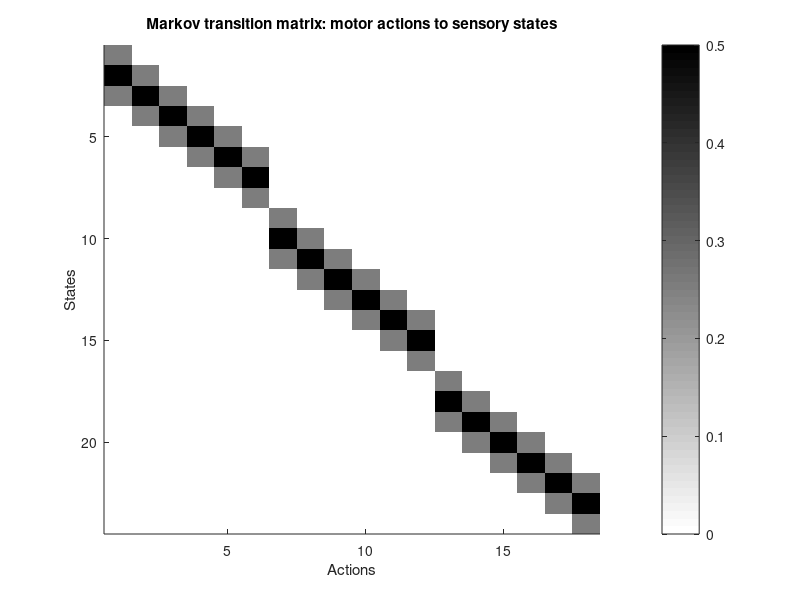

MATLAB code for this plot: (Note: this script raises an error after producing the figure.)
%%% EXPLR_publish %%%
% Model of Exploration in Hearing and Deaf Light-Off (LO) Birds
% Implementation of the model from the supplementary material of the
% manuscript:
% "Deafening causes valence reversal of visual reinforcers of birdsong"
% AT Zai, S Cave-Lopez, M Rolland, N Giret, RHR Hahnloser

% Author: Richard Hahnloser and Anja Zai 2019
% Work address: Institute of Neuroinformatics, Winterthurerstrasse 8057,
% ETH Zurich and University of Zurich
% email: rich@ini.ethz.ch

% Model parameters:
% (capitalized letters in the variable description are used to indicate
% nameing of variables: 'N'umber of 'N'otes = nn)
nn=3; % Number of Notes the bird is singing
kLO=2; % index of note that can trigger LO
na=6; % Number of Actions per note (should be even)
alpha=0.05; % learning rate TD learning
tau=0.99;  % forgetting time constant
verbose=0;

% Simulation parameters:
N=600; % # trials (per note)
do_control=2; % add control condition without LO (0 = only LO, 1 = add control, 2 = remove entropy gain)
nbirds=10; % Number of Birds to simulate and average the result over

% Reward for LO
nR=15; % Number of different Reward values tested (reward value fixed for one  simulation)
rs=-logspace(log10(0.1),log10(100),nR); % reward per LO event
jplot=7; % plot VTA firing for reward # jplot
igC=1e-6; % for constant information gain (obsolete)

% Number of States
nsH=na+2; % Number of States for Hearing bird (per note) corresponding to actual pitch sung
nsD=2; % Number of States for Deaf bird (per note)
nsA=nsH*nn; % total Number of States (for All notes), the last state is the empty state (no sound)

% Sensorimotor model: motor action -> sensory states
h1=zeros(nsH,1); h1(1:3)=[1/4 1/2 1/4]; h2=zeros(na,1); h2(1)=1/4;
wh=toeplitz(h1,h2); w=zeros(nsA,nn*na);
for i=1:nn
    w(1+(i-1)*nsH:i*nsH,1+(i-1)*na:i*na)=wh;
end
transitionAS=cumsum(w,1); % defines Transitions from Action to State (Fig. 4B)
figure(1); clf; imagesc(w);  gg=gray; colormap(gg(end:-1:1,:)); colorbar;
set(gca,'box','off'); xlabel('Actions'); ylabel('States');
title('Markov transition matrix: motor actions to sensory states');

% initialize variable quantifying model simulation
contingenciesH=zeros(nbirds,nR); % contingencies for Hearing birds
contingenciesD=contingenciesH; % same for Deaf birds
VsH=zeros(nR,na*nn); % Value function of States (mean Q values) for Hearing birds
VsD=VsH; % same for Deaf birds
VsallH=zeros(nbirds,nR,na*nn); % mean Value over all actions for Hearing birds
VsallD=VsallH; % same for Deaf
VTAjH=zeros(nn,N); % VTA responses for different notes for specific reward Jplot
VTAjD=VTAjH; % same for Hearing birds
VTAsallplusH=zeros(nn,nbirds); VTAsallminusH=VTAsallplusH;
VTAsallplusD=VTAsallplusH; VTAsallminusD=VTAsallplusH;
LOsH=zeros(1,N); LOsD=LOsH; % keeps track of LO (=1) or no LO (=0)

for c=1:do_control+1
    if c==1
        Non=1; % start LO on the first trial (contingent on sensory state)
    elseif c==2
        Non=N;  % never deliver LO
        fprintf('Control (no LO)\n')
    else 
        Non=1;
        fprintf('Control (LO but no entropy gain)\n')
    end
    
    for b=1:nbirds % loop through Birds
        fprintf('Bird %d\n',b)
        for r=1:nR % loop through rewards per LO
            R=rs(r); % reward per LO
            fprintf('j=%d/%d\n',r,nR);
            
            % Initialize:
            % Hearing
            VH=zeros(1,na*nn); % action-Value function (Sarsa learning)
            ASCH=ones(nsA,na*nn); % Action-State Counter hearing (number of times action taken and state hit)
            ASCHall=ASCH;
            nLOHall=zeros(nsA,na*nn); % number of LO events
            s_allH=zeros(1,N*nn); % state history
            a_allH=s_allH; % action history
            % Deaf
            VD=zeros(1,na*nn);
            ASCD=ones(nsD,na*nn); ASCDall=ASCD;
            nLODall=zeros(nsD,na*nn);
            s_allD=s_allH; a_allD=s_allH;
            
            ci=0;
            for i=1:N % loop over songs
                for k=1:nn % loop over notes
                    ci=ci+1;
                    
                    % states and actions corresponding to current note:
                    ks=(1+(k-1)*nsH):k*nsH; ka=(1+(k-1)*na):k*na; 
                    
                    
                    %% take action based on current action-value function
                    
                    % Hearing
                    [~,aH]=max(VH(ka)-0*rand(1,na)); % choose action
                    aH=aH+(k-1)*na;           a_allH(ci)=aH;
                    sH=find(rand(1)<transitionAS(:,aH),1,'first');   s_allH(ci)=sH; % markov transition
                    is_loH=(i>Non & k==kLO & sH>(kLO-1)*nsH+nsH/2); % simple, deterministic model
                    if k==kLO && r==jplot
                        LOsH(i)=is_loH;
                    end
                     % Deaf
                    [~,aD]=max(VD(ka)-0*rand(1,na));
                    aD=aD+(k-1)*na; a_allD(ci)=aD;
                    sD=find(rand(1)<transitionAS(:,aD),1,'first'); % state measured by experimenter
                    is_loD=(i>Non & k==kLO & sD>(kLO-1)*nsH+nsH/2); % simple, deterministic model
                    sD=is_loD+1;  s_allD(ci)=sD; % sensory state for deaf bird is binary
                    if k==kLO  && r==jplot
                        LOsD(i)=is_loD;
                    end
                    
                    %% update action-state counter and estimated transition probability:
                     
                    ASCH_old=ASCH;
                    ASCD_old=ASCD;
                    
                    % update
                    ASCH(sH,aH)=max(1,tau*ASCH(sH,aH)+1);
                    ASCHall(sH,aH)=ASCHall(sH,aH)+1;
                    nLOHall(sH,aH)=nLOHall(sH,aH)+is_loH;
                    ASCD(sD,aD)=max(1,tau*ASCD(sD,aD)+1);
                    ASCDall(sD,aD)=ASCDall(sD,aD)+1;
                    nLODall(sD,aD)=nLODall(sD,aD)+is_loD;
                    
                    if (c==1 && i==Non) || (c==2 && i==1)
                        ASCHonall=ASCHall;  ASCDonall=ASCDall; nLODonall=nLODall; nLOHonall=nLOHall;
                    end
                    
                    %% Q learning: update value function
                    
                    % Hearing
                    %ig=igC;
                    igH=calc_ig(ASCH,ASCH_old,aH);
                    if c<3
                        egH=calc_eg(ASCH,ASCH_old);
                 %       egH=calc_emd(ASCH,ASCH_old,aH);
                    else
                        egH=0;
                    end
                    VTAH=log(igH+eps)+egH+is_loH*R-VH(aH);
                    VH(aH)=VH(aH)+alpha*(VTAH);

                    % Deaf
                    %igD=igC;
                    igD=calc_ig(ASCD,ASCD_old,aD);
                    if c<3
                        egD=calc_eg(ASCD,ASCD_old); 
                    %   egD=calc_emd(ASCD,ASCD_old,aD); 
                    else
                        egD=0;
                    end
                    VTAD=log(igD+eps)+egD+is_loD*R-VD(aD);
                    VD(aD)=VD(aD)+alpha*VTAD;
                    
                    if r==jplot
                        VTAjH(k,i)=VTAH;
                        VTAjD(k,i)=VTAD;
                    end
                end
            
            end
            VsH(r,:)=VH;
            VsD(r,:)=VD;
            
            contingenciesH(b,r)=sum(sum(nLOHall-nLOHonall))/(N-1);
            contingenciesD(b,r)=sum(sum(nLODall-nLODonall))/(N-1);
            fprintf('contingency: H=%.2g  D=%.2g\n', contingenciesH(b,r),contingenciesD(b,r));
            
            if verbose
            % plot action-state counts
            figure(11);clf; imagesc(ASCHall-ASCHonall); colormap(hot); colorbar;
            xlabel('actions'); ylabel('states'); title('Hearing action-state count');
            figure(12);clf; imagesc(ASCDall-ASCDonall); colormap(hot); colorbar;
            xlabel('actions'); ylabel('states'); title('Deaf action-state count');
            
            % plot distribution of states and actions visited XXX why Non=N for control birds?
            figure(15); clf; subplot(211); hist(s_allH(Non+1:end),1:nsA);   title('States hearing');
            subplot(212); hist(s_allD(Non+1:end),1:nsD,'r'); title('States deaf');
            figure(16); clf; subplot(211); hist(a_allH(Non+1:end),1:na*nn); title('Actions hearing');
            subplot(212); hist(a_allD(Non+1:end),1:na*nn,'r');  title('Actions deaf');
            
            % plot value function
            figure(21);clf; plot(VH,'k'); hold on;plot(VD,'r'); title('Q function');
            xlabel('action'); legend({'Hearing','Deaf'},'Location','best');
            end
        end
        
        VsallH(b,:,:)=VsH; VsallD(b,:,:)=VsD;
        if c==1
            VTAjH=VTAjH(:,N/2:N); LOsH=LOsH(N/2:N);
            VTAsallplusH(:,b)=mean(VTAjH(:,find(LOsH)),2);
            VTAsallminusH(:,b)=mean(VTAjH(:,find(~LOsH)),2);
            VTAsallplusD(:,b)=mean(VTAjD(:,find(LOsD)),2);
            VTAsallminusD(:,b)=mean(VTAjD(:,find(~LOsD)),2);
        end
    end
    
    if c==1
        figure(32);
        clf; semilogx(rs,mean(mean(VsallH,3),1),'k','linewidth',2); hold on;
        semilogx(rs,mean(mean(VsallD,3),1),'r','linewidth',2);
        set(gca,'box','off');axis tight
        legend({'Hearing','Deaf'},'Location','best');
        xlabel('r'); ylabel('mean Q'); title('Action averaged Q');
        
        figure(31); clf; semilogx(rs,mean(contingenciesH,1),'k','linewidth',2); hold on;
        semilogx(rs,mean(contingenciesD,1),'r','linewidth',2);
        semilogx(rs,.5*ones(1,nR),'k--','linewidth',2);
        set(gca,'box','off');
        legend({'Hearing','Deaf'},'Location','best');
        xlabel('Reward'); ylabel('LO contingency');
        axis tight
        
        figure(33); clf;
        fplus=mean(VTAsallplusH,2); fminus=mean(VTAsallminusH,2);
        splus=std(VTAsallplusH')'; sminus=std(VTAsallminusH')';
        errorbar(1:nn,fplus,splus,'k','linewidth',2); hold on;
        errorbar(1:nn,fminus,sminus,'r','linewidth',2);
        title(['R=' sprintf('%.2g',rs(jplot))]);
        legend({'LO','no LO'},'Location','Best');
        set(gca,'box','off')
        
    elseif c==2
        figure(32);
        semilogx(rs,mean(mean(VsallH,3),1),'k--','linewidth',2);
        hold on; semilogx(rs,mean(mean(VsallD,3),1),'r--','linewidth',2);
        axis tight
        
    else
        figure(32);
        semilogx(rs,mean(mean(VsallH,3),1),'k:','linewidth',2);
        hold on; semilogx(rs,mean(mean(VsallD,3),1),'r:','linewidth',2);
        axis tight
        
        figure(31); semilogx(rs,mean(contingenciesH,1),'k:','linewidth',2); hold on;
        semilogx(rs,mean(contingenciesD,1),'r:','linewidth',2);
        axis tight
    end
    
end

%% DEFINE FUNCTIONS

function ig=calc_ig(ASC_new,ASC_old,a0)
% CALC_IG calculates information gain given for action a0

%   'ASC_new'   -   new action-state counter after taking action a0
%   'ASC_old'   -   old action-state counter
%   'a0'        -   current new action

% estimate of transition probability for the current note
 T_old=ASC_old./(eps+ones(size(ASC_old,1),1)*sum(ASC_old,1)); % old estimate
 T_new=ASC_new./(eps+ones(size(ASC_old,1),1)*sum(ASC_new,1)); % new estimate
%T_old=ASC_old(:,a0)/(eps+sum(ASC_old(:,a0))); % old estimate
%T_new=ASC_new(:,a0)/(eps+sum(ASC_old(:,a0))); % new estimate

% KL-divergence
%ig=0;
%dkl=sum(T_old.*log(T_old./T_new));
dkl=0;
for k2=1:size(T_old,1) % state loop for dkl
    dkl=dkl+T_old(k2).*log(T_old(k2)/T_new(k2));
end
%ig=ig+T(k0,l)*dkl;
ig=dkl;
ig=ig*1000;
end

function emd=calc_emd(ASC_new,ASC_old,a0)
% CALC_emd calculates earth mover's distance gain given new action

%   'ASC_new'   -   new action-state counter after taking action
%   'ASC_old'   -   old action-state counter
T_old=ASC_old(:,a0)/(eps+sum(ASC_old(:,a0))); % old estimate
T_new=ASC_new(:,a0)/(eps+sum(ASC_old(:,a0))); % new estimate

emd=sum(abs(T_old-T_new));
end

function eg=calc_eg(ASC_new,ASC_old)
% CALC_EG calculates entropy gain given new action

%   'ASC_new'   -   new action-state counter after taking action
%   'ASC_old'   -   old action-state counter

C=sum(ASC_old,2); % state count
P_old=C/sum(C); % state probability

%ASC(s0,a0)=tau*ASC(s0,a0)+1; % updated action-state counter
C=sum(ASC_new,2);
P_new=C/sum(C);

eg=-sum(P_new.*log(P_new))+sum(P_old.*log(P_old));
eg=3000*eg;
end


